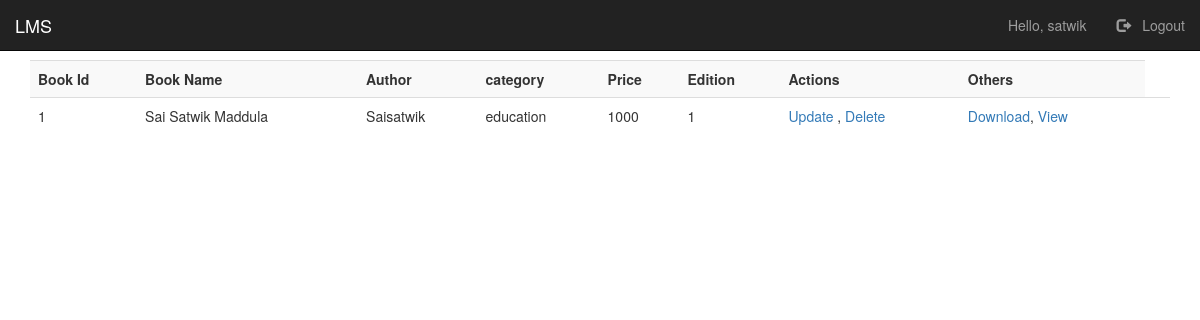
Page /view_books (signed in) on the earlier database version.
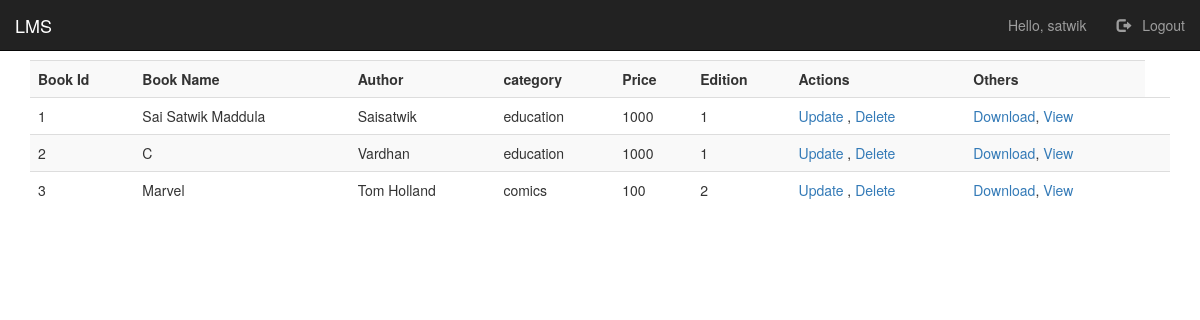
Same page on the later database version.
### lmsapp/models.py (models this page shows, shortened)
class Book(models.Model):
    id = models.AutoField(primary_key=True)
    catchoice = [
        ('education', 'Education'),
        ('entertainment', 'Entertainment'),
        ('comics', 'Comics'),
        ('biography', 'Biography'),
        ('history', 'History'),
    ]
    name = models.CharField(max_length=30)
    author = models.CharField(max_length=40)
    category = models.CharField(max_length=30, choices=catchoice, default='education')
    price = models.IntegerField()
    edition = models.IntegerField()

### lmsapp/views.py (the view)
# urls.py: path('view_books', views.view_books, name='view_books'),
@login_required()
def view_books(request):
    books = Book.objects.all()
    return render(request, 'all_books.html', {'books': books, 'title': 'View all books'})

### templates/all_books.html
{% extends "index.html" %}
{% load crispy_forms_tags %}
{% block start %}
 <div class="container">
    <table class="table table-dark table-striped">
        <tr>
            <th>Book Id</th>
            <th>Book Name</th>
            <th>Author</th>
            <th>category</th>
            <th>Price</th>
            <th>Edition</th>
            <th>Actions</th>
            <th>Others</th>
        </tr>
        {% for item in books %}
        <tr>
            <td>{{ item.id }}</td>
            <td>{{ item.name }}</td>
            <td>{{ item.author }}</td>
            <td>{{ item.category }}</td>
            <td>{{ item.price }}</td>
            <td>{{ item.edition }}</td>
            <td> <a href="{% url 'update_book' id=item.id %}"> Update </a>, <a href="{% url 'delete_book' id=item.id %}"> Delete </a></td>
            <td> <a href=""> Download</a>, <a href=""> View</a> <td>
        </tr>
        {% endfor %}
    </table>
 </div>
{% endblock start %}

### templates/index.html (shortened to what this page needs)
{% load static %}
{% load crispy_forms_tags %}
<!DOCTYPE html>
<html lang="en">
<head>
  <link rel="stylesheet" href="https://maxcdn.bootstrapcdn.com/bootstrap/3.3.7/css/bootstrap.min.css" />
  <link rel="stylesheet" href="https://cdnjs.cloudflare.com/ajax/libs/font-awesome/4.7.0/css/font-awesome.min.css">
  <link rel="stylesheet" type="text/css" href="{% static "index.css" %}" />
</head>
<body class="container-fluid">
  <header class="row">
    <nav class="navbar navbar-inverse navbar-fixed-top">
      <div class="container-fluid">
        <div class="navbar-header">
          <a class="navbar-brand" class="styleheader" href="{% url "index" %}">LMS</a>
        </div>
        <div class="collapse navbar-collapse" id="mainNavBar">
          <ul class="nav navbar-nav navbar-right">
            {% if user.is_authenticated %}
            <li><a href="{% url "index" %}">Hello, {{ user.username }}</a></li>
            <li><a href="{% url "logout" %}"><span class="glyphicon glyphicon-log-out"></span> &nbsp; Logout</a></li>
            {% else %}
            <li><a href="{% url "register" %}"><span class="glyphicon glyphicon-user"></span> &nbsp; Sign up</a></li>
            <li><a href="{% url "login" %}"><span class="glyphicon glyphicon-log-in"></span> &nbsp; Log in</a></li>
            {% endif %}
          </ul>
        </div>
      </div>
    </nav>
  </header>
  <br/>
  <br>
  <br>
  <div class="row">
    {% block start %}{% endblock %}
  </div>
</body>
</html>

### static/index.css (style rules this page uses)
* { padding: 0; margin: 0; box-sizing: border-box; }
html,body { margin:0; height:100%; }

Differences in the rows shown:
added Book: id "2", name "C", author "Vardhan", category "education", price "1000", edition "1"
added Book: id "3", name "Marvel", author "Tom Holland", category "comics", price "100", edition "2"
